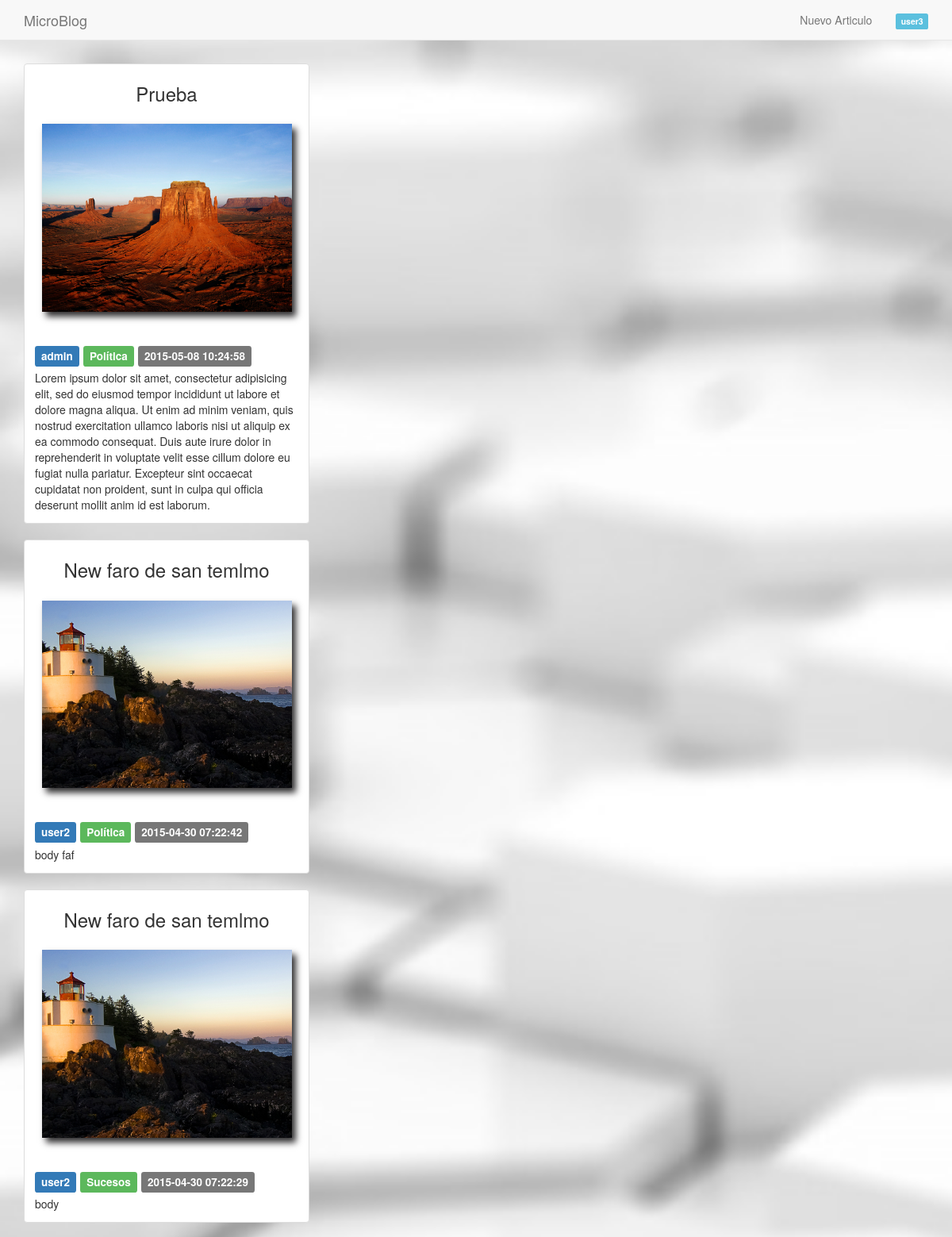
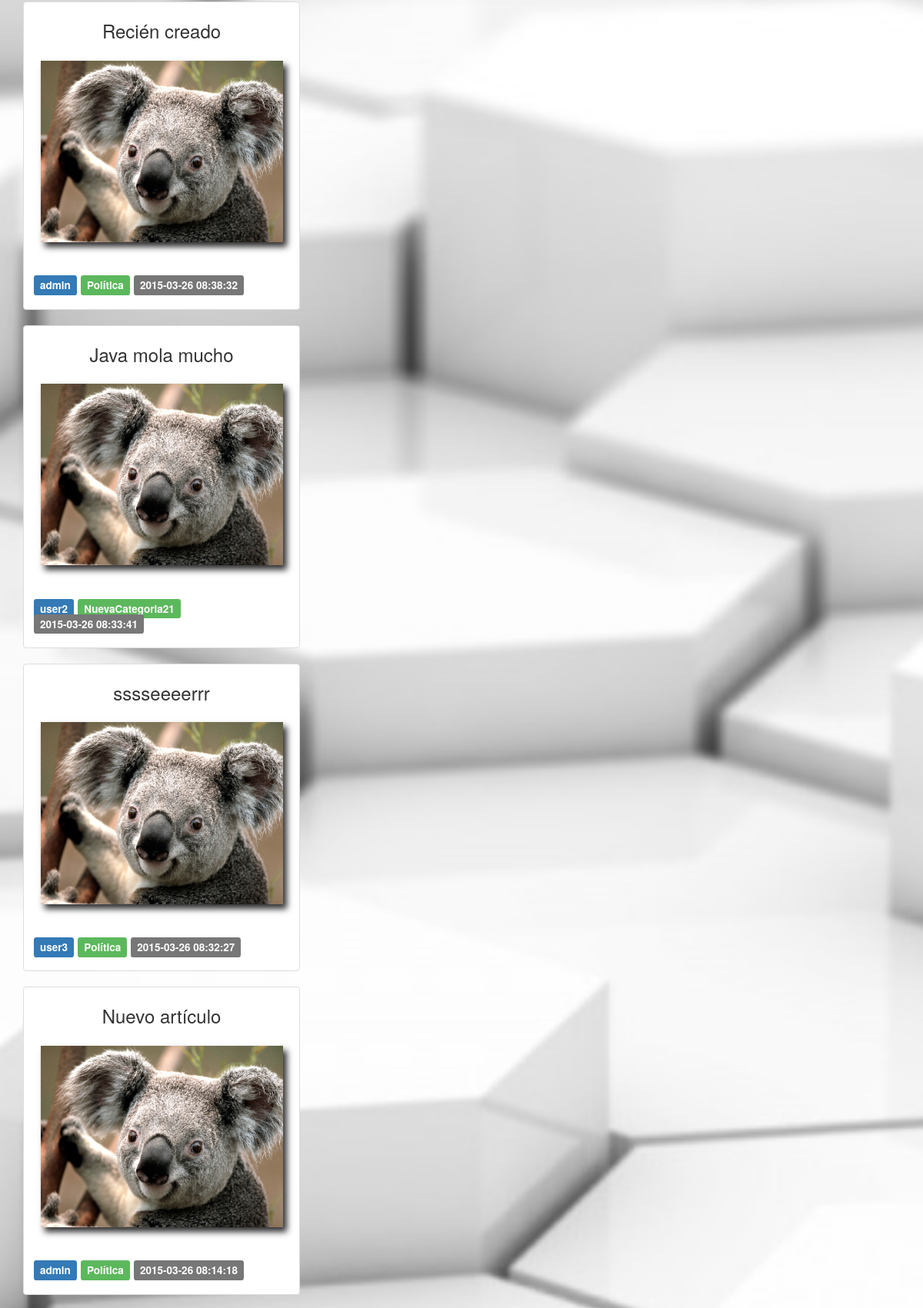
Screenshot of / (signed in, upper part) with the database file from the repository (2 pictures, top to bottom).
### tables this page shows
CREATE TABLE IF NOT EXISTS `articulo` (
  `id` int(11) NOT NULL AUTO_INCREMENT,
  `fecha` timestamp NULL DEFAULT CURRENT_TIMESTAMP COMMENT 'fecha del artículo',
  `titulo` varchar(250) NOT NULL DEFAULT 'Sin titulo' COMMENT 'título del articulo',
  `contenido` text NOT NULL,
  `id_usuario` int(11) NOT NULL,
  `id_categoria` int(11) NOT NULL,
  `foto` varchar(535) NOT NULL,
  PRIMARY KEY (`id`),
  KEY `id_usuario` (`id_usuario`),
  KEY `id_categoria` (`id_categoria`)
);

CREATE TABLE IF NOT EXISTS `usuario` (
  `id` int(11) NOT NULL AUTO_INCREMENT,
  `email` varchar(250) NOT NULL,
  `password` varchar(50) NOT NULL,
  `nombre` varchar(250) NOT NULL,
  `rol` int(1) NOT NULL DEFAULT '1' COMMENT '0=Administrador  1=usuario',
  `validar` int(11) NOT NULL DEFAULT '0' COMMENT '0 usario sin validar via email, 1 validado',
  PRIMARY KEY (`id`),
  UNIQUE KEY `email` (`email`)
);

CREATE TABLE IF NOT EXISTS `categoria` (
  `id` int(11) NOT NULL AUTO_INCREMENT,
  `fecha` timestamp NULL DEFAULT CURRENT_TIMESTAMP,
  `titulo` varchar(250) NOT NULL DEFAULT 'Sin titulo',
  PRIMARY KEY (`id`)
);

### index.php (called while the page is built, shortened)
<?php
require_once 'core/Database.php';
require_once 'backoffice/articulo/modelo.php';
$articulos = getArticulos();
if(isset($_SESSION["perfil"])){
	$perfil = $_SESSION["perfil"];
}
require 'html/public/vista.php';
?>

### core/Database.php (called while the page is built, shortened)
<?php
class Database{
	private $db_host = "localhost";
	private $db_user = "root";
	private $db_pass = "";
	private $db_name = "mb15";
	private $con = false;
	private $result = array();
	public function connect(){
            if(!$this->con){
                $myconn = @mysql_connect($this->db_host,$this->db_user,$this->db_pass);
                if($myconn){
                    $seldb = @mysql_select_db($this->db_name,$myconn);
                    if($seldb){
                	$this->con = true;
                        return true;
                    }
                    else{
                	array_push($this->result,mysql_error());
                        return false;
                    }
                }
                else{
                    array_push($this->result,mysql_error());
                    return false;
                }
            }
            else{
                return true;
            }
	}
    public function disconnect(){
    	if($this->con){
    		if(@mysql_close()){
    			$this->con = false;
				return true;
			}else{
				return false;
			}
		}
    }
	public function sql($sql){
		$query = @mysql_query($sql);
		if($query){
			$this->numResults = mysql_num_rows($query);
			for($i = 0; $i < $this->numResults; $i++){
				$r = mysql_fetch_array($query);
               	$key = array_keys($r);
               	for($x = 0; $x < count($key); $x++){
                   	if(!is_int($key[$x])){
                   		if(mysql_num_rows($query) >= 1){
                   			$this->result[$i][$key[$x]] = $r[$key[$x]];
						}else{
							$this->result = null;
						}
					}
				}
			}
			return true;
		}else{
			array_push($this->result,mysql_error());
			return false;
		}
	}
    public function getResult(){
        $val = $this->result;
        $this->result = array();
        return $val;
    }
}

### backoffice/articulo/modelo.php (called while the page is built, shortened)
<?php
	function getArticulos( $limit=10 , $id_usuario=null, $id_categoria=null){
		$sql = "SELECT a.id , a.titulo, id_usuario, c.titulo as categoria, u.nombre , a.fecha, a.contenido,  foto FROM `articulo` as a , `usuario` as u, `categoria` as c   ";
		$where = ' WHERE a.id_usuario = u.id and a.id_categoria = c.id ';
		$order_by = " ORDER BY fecha DESC ";
		$db = new Database();
		$db->connect();
		$db->sql( $sql.$where.$order_by );
		$res = $db->getResult();
		return $res;
	}
?>

### html/public/vista.php (the view, shortened to what this page needs)
<!DOCTYPE html>
<html lang="en">
  <head>
    <link href="html/public/css/bootstrap.min.css" rel="stylesheet">
    <link href="html/public/css/custom.css" rel="stylesheet">
  </head>
  <body>
    <nav class="navbar navbar-default navbar-fixed-top">
      <div class="container">
      	<div class="navbar-header">
          <a class="navbar-brand" href="#">MicroBlog</a>
        </div>
        <div id="navbar" class="collapse navbar-collapse navbar-right">
        	<ul class="nav navbar-nav navbar-right">
	         	<?php if ( isset($perfil)){?>
	         		<li>
	         			<a href="<?php echo(CONTROLLER_ARTICULO);?>?op=<?php echo(OP_DETALLE);?>"><i class="fa fa-plus-circle fa-fw"></i>Nuevo Articulo</a>
	         		</li>
	         		<li>
	         			<a href="<?php echo CONTROLLER_ARTICULO ?>"><span class="label label-info"> <?php echo $perfil['nombre']; ?> </span></a>
					</li>
				<?php }  ?>
			</ul>
        </div>
      </div>
    </nav>
    <div class="container">
	   	<br><br><br><br>
	   	<?php
	   	foreach ($articulos as $art ) {
	   		?>
		   	<div class="row">
			  <div class="col-sm-6 col-md-4">
			    <div class="thumbnail">
			      <h3><?php echo $art['titulo']?></h3>
			      <?php if ($art['foto'] !="" ){
			      		echo "<img src='". IMAGES.$art['foto'] ."' alt='foto'>";
			      }else{
			      		echo "<img src='html/public/images/foto.svg' alt='foto por defecto'>";
					}?>
			      <div class="caption">
			        <h4>
			        	<span class="label label-primary"><?php echo $art['nombre']?></span>
			        	<span class="label label-success"><?php echo $art['categoria']?></span>
			        	<span class="label label-default"><?php echo $art['fecha']?></span>
			        </h4>
			        <div class="content_text">
			            <?php echo $art['contenido']?>
			        </div>
			      </div>
			    </div>
			  </div>
			</div>
	   	<?php } ?>
  </body>
</html>

### html/public/css/custom.css (style rules this page uses)
body { background: url('../images/back.jpg') no-repeat center center fixed; -webkit-background-size: cover; -moz-background-size: cover; -o-background-size: cover; background-size: cover; }
.thumbnail img { transition: 1.5s ease; -moz-transition: 1.5s ease; -webkit-transition: 1.5s ease; -o-transition: 1.5s ease; max-width:90%; height:auto -moz-box-shadow: 5px 6px 8px #302f30; -webkit-box-shadow: 5px 6px 8px #302f30; box-shadow: 5px 6px 8px #302f30; margin-bottom:25px; }
h3 { text-align:center; margin-bottom:25px; }

### rows the page displays
articulo: titulo "Prueba", foto (picture), id_usuario.nombre "admin", id_categoria.titulo "Política", fecha "2015-05-08 10:24:58", contenido "Lorem ipsum dolor sit amet, consectetur adipisicing elit, sed do eiusmod tempor incididunt ut labore et dolore magna aliqua. Ut enim ad minim veniam, quis nostrud exercitation ullamco laboris nisi ut aliquip ex ea commodo consequat. Duis aute irure dolor in reprehenderit in voluptate velit esse cillum dolore eu fugiat nulla pariatur. Excepteur sint occaecat cupidatat non proident, sunt in culpa qui officia deserunt mollit anim id est laborum."
articulo: titulo "New faro de san temlmo", foto (picture), id_usuario.nombre "user2", id_categoria.titulo "Política", fecha "2015-04-30 07:22:42", contenido "body faf"
articulo: titulo "New faro de san temlmo", foto (picture), id_usuario.nombre "user2", id_categoria.titulo "Sucesos", fecha "2015-04-30 07:22:29", contenido "body"
articulo: titulo "Recién creado", foto (picture), id_usuario.nombre "admin", id_categoria.titulo "Política", fecha "2015-03-26 08:38:32"
articulo: titulo "Java mola mucho", foto (picture), id_usuario.nombre "user2", id_categoria.titulo "NuevaCategoria21", fecha "2015-03-26 08:33:41"
articulo: titulo "sssseeeerrr", foto (picture), id_usuario.nombre "user3", id_categoria.titulo "Política", fecha "2015-03-26 08:32:27"
articulo: titulo "Nuevo artículo", foto (picture), id_usuario.nombre "admin", id_categoria.titulo "Política", fecha "2015-03-26 08:14:18"

### other values shown
$perfil['nombre'] "user3"
